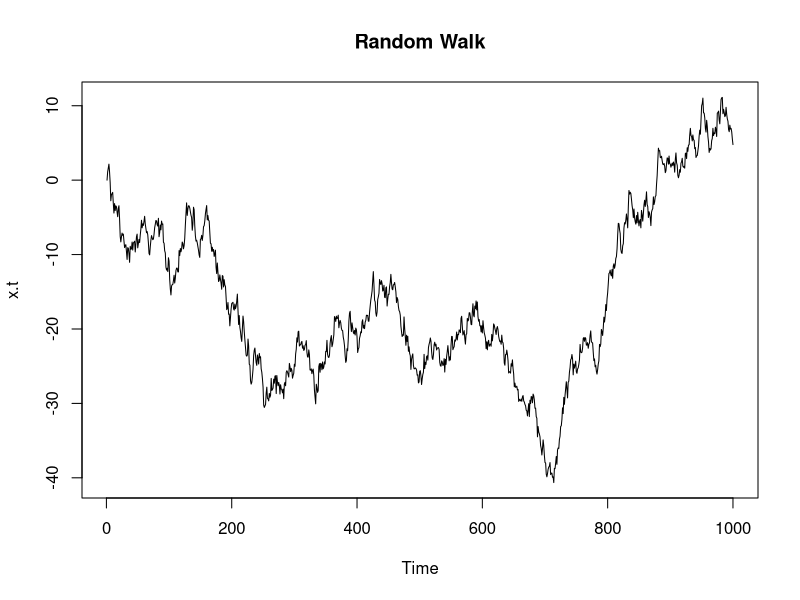
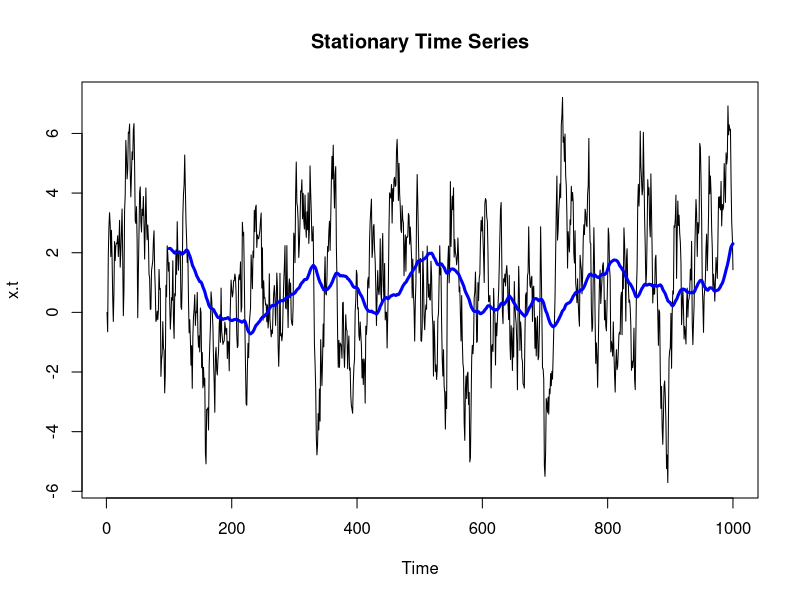
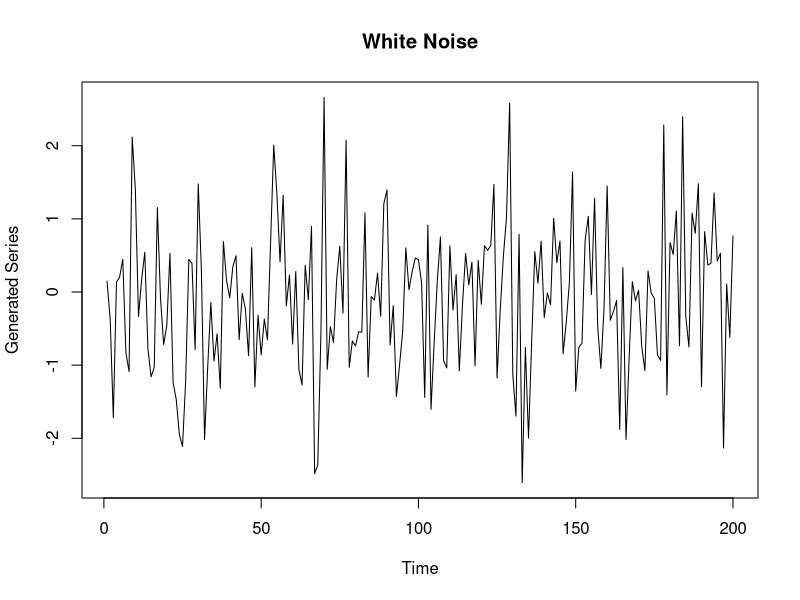
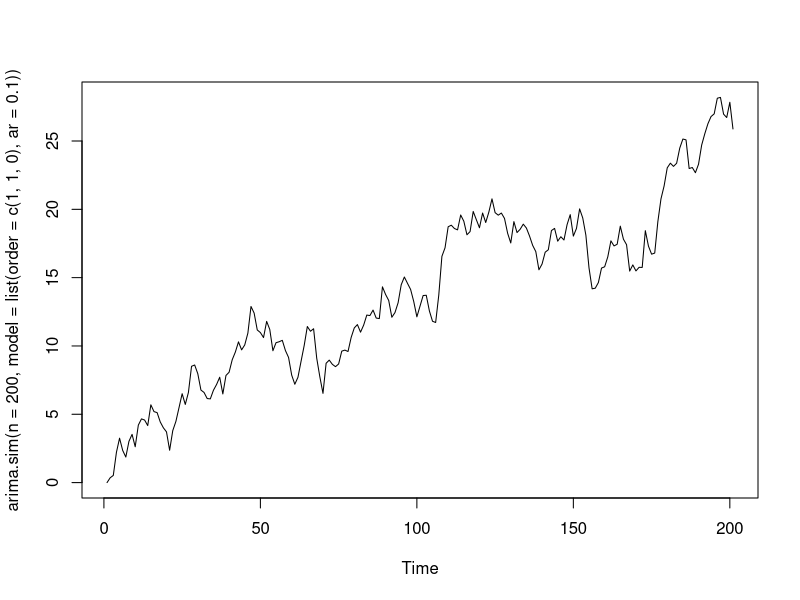
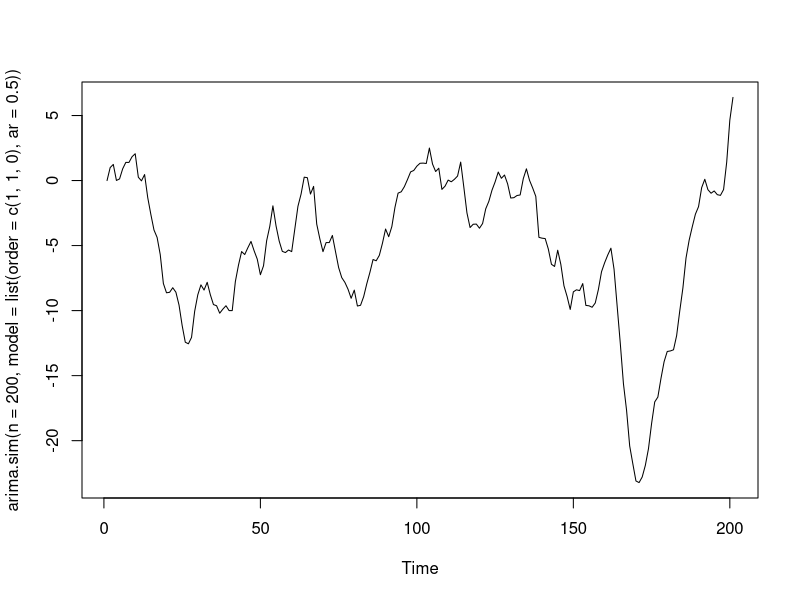
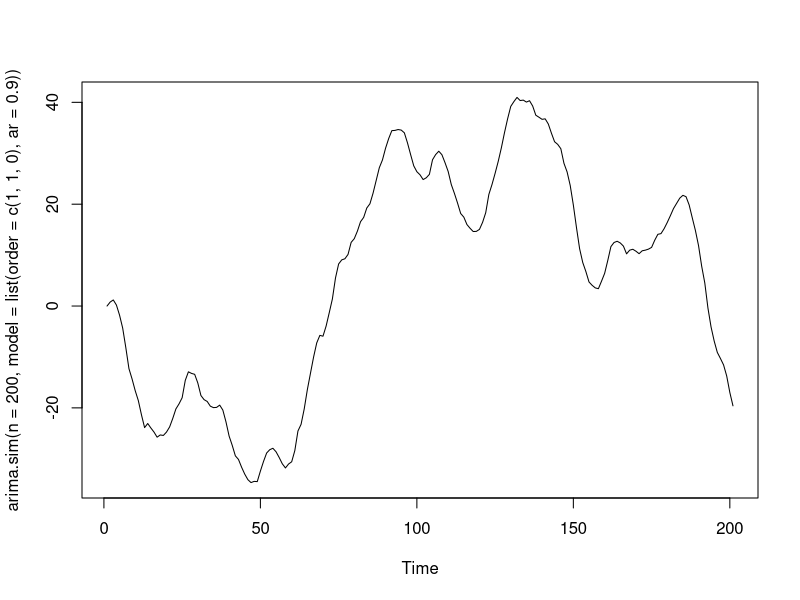

Write the R code that produced these figures, in order.
## ---- chunk 1

library(TTR)

n = 1000
w = rnorm(n, sd = 1)
x.t = 0

for (i in 2:n) {
  x.t[i] = x.t[i-1] + w[i]
}

plot.ts(x.t, main = "Random Walk")



n = 1000
w = rnorm(n, sd = 1)
x.t = 0

for (i in 2:n) {
  x.t[i] = .1 + .9*x.t[i-1] + w[i]
}

plot.ts(x.t, main = "Stationary Time Series")
lines(SMA(x.t, 100), col = "blue", lwd = 3)




ylab = "Generated Series"

plot(arima.sim(n = 200, model = list(order = c(0, 0, 0))), 
     main = "White Noise", ylab = ylab)


plot(arima.sim(n = 200, model = list(order = c(1, 1, 0), ar = .1)))
plot(arima.sim(n = 200, model = list(order = c(1, 1, 0), ar = .5)))
plot(arima.sim(n = 200, model = list(order = c(1, 1, 0), ar = .9)))
